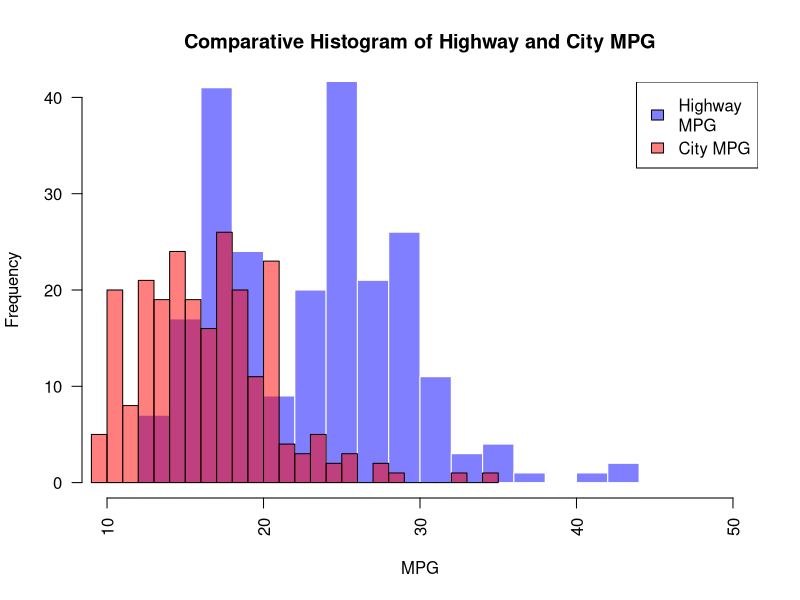

Recreate this plot in R.
# Load ggplot2 package for accessing mpg dataset
library(ggplot2)
# Load mpg dataset from ggplot2
data(mpg)
# Extract highway and city mpg data
highway_mpg <- mpg$hwy
city_mpg <- mpg$cty


# Create comparative histogram with slanted labels

hist(highway_mpg, col = rgb(0, 0, 1, 0.5), xlim = c(10,
                                                    50), ylim = c(0, 40),
     main =
       "Comparative Histogram of Highway and City MPG",
     
     xlab =
       "MPG",
  
     ylab =
       "Frequency",
  
     breaks = 20,
     
     border =
       "white",
  
     las = 2)  # Set las = 2 for slanted labels on x-axis

hist(city_mpg, col = rgb(1, 0, 0, 0.5), add = TRUE,
     breaks = 20,
     
     
     las = 2)  # Set las = 2 for slanted labels on x-axis


# Add a legend


legend("topright", legend = c("Highway
MPG", "City MPG"),
       
       fill =
         c(rgb(0, 0, 1, 0.5), rgb(1, 0, 0, 0.5)))